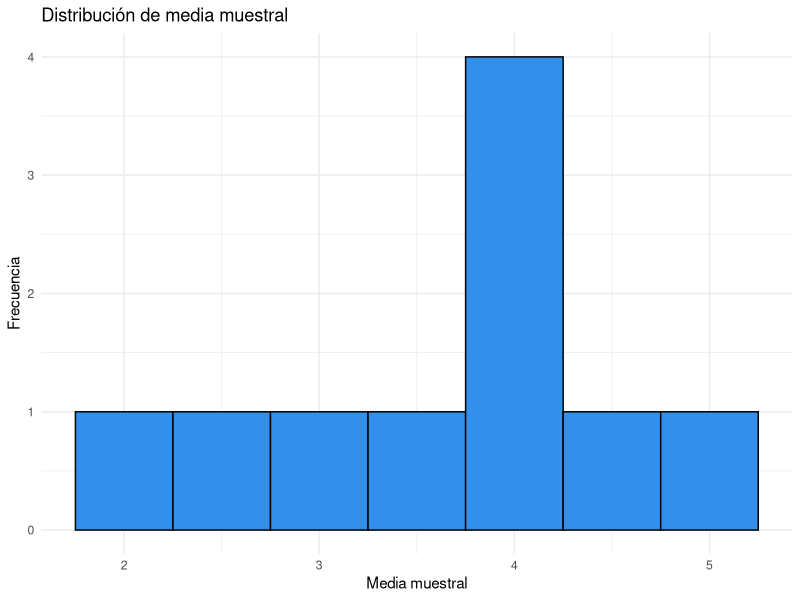
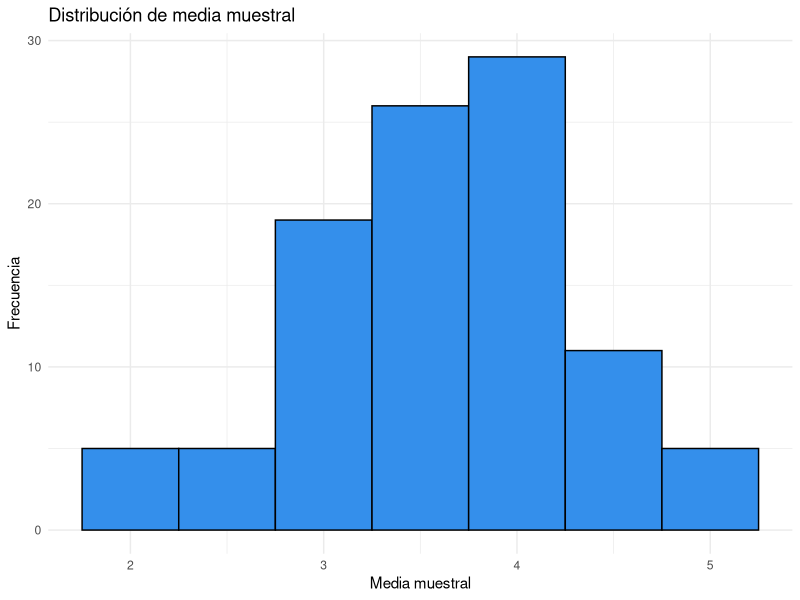
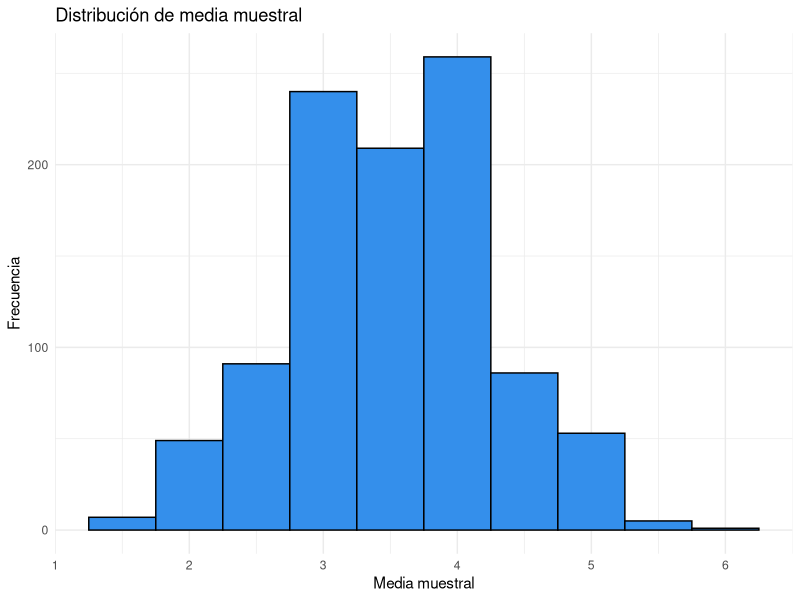
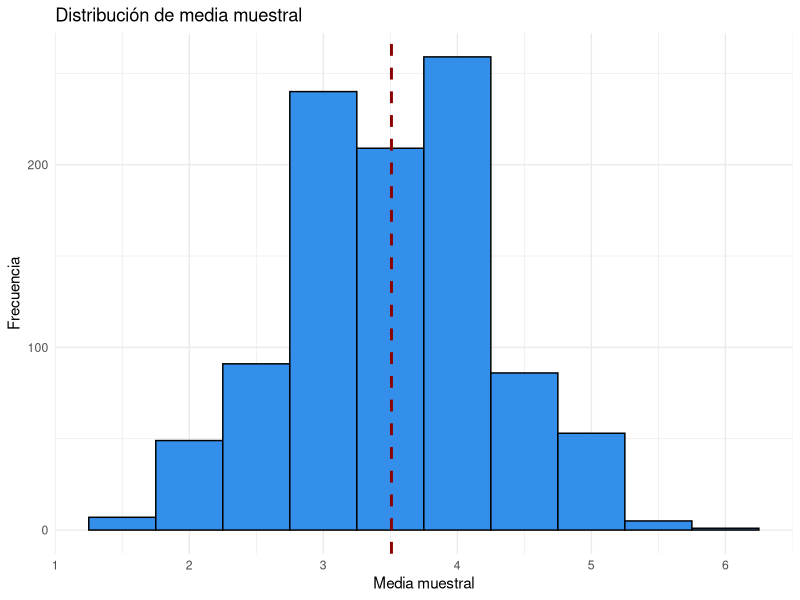
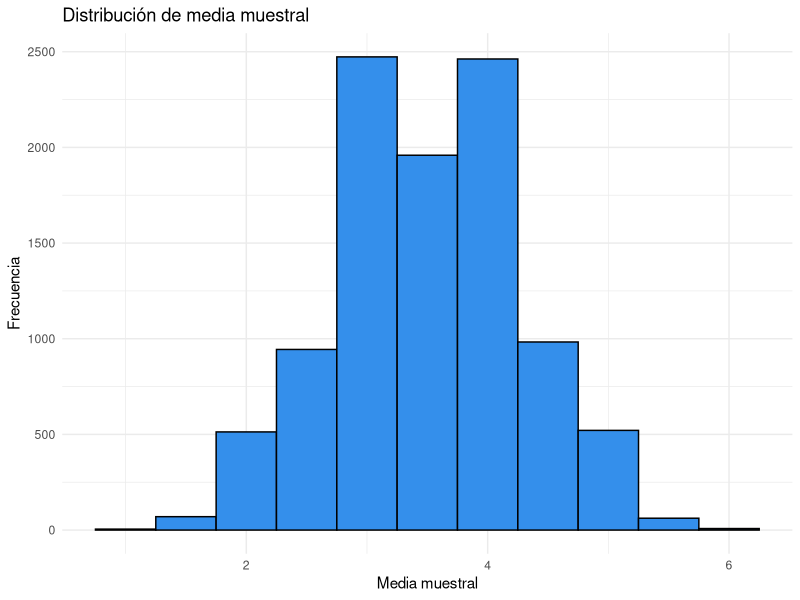
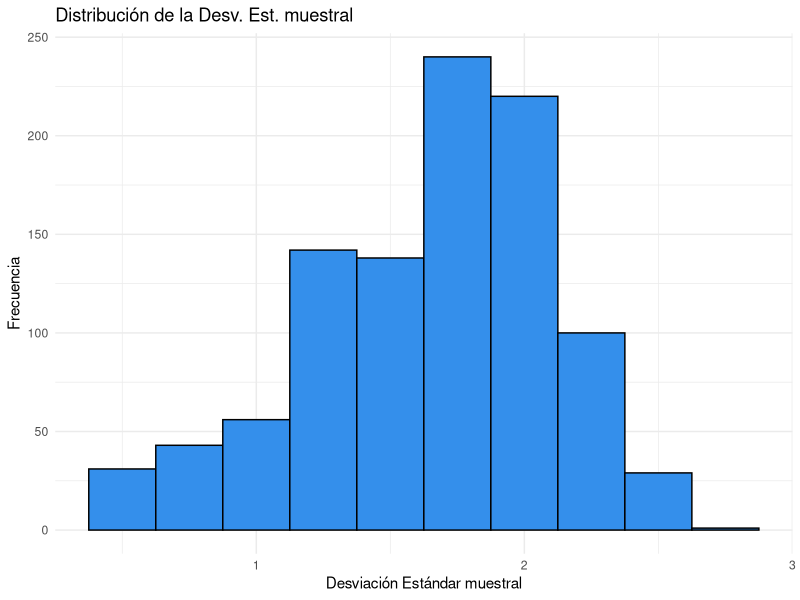
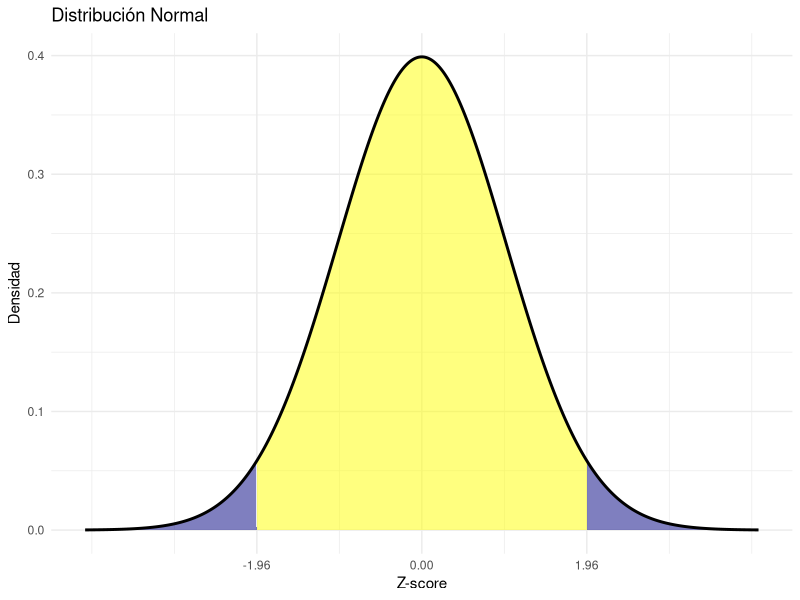
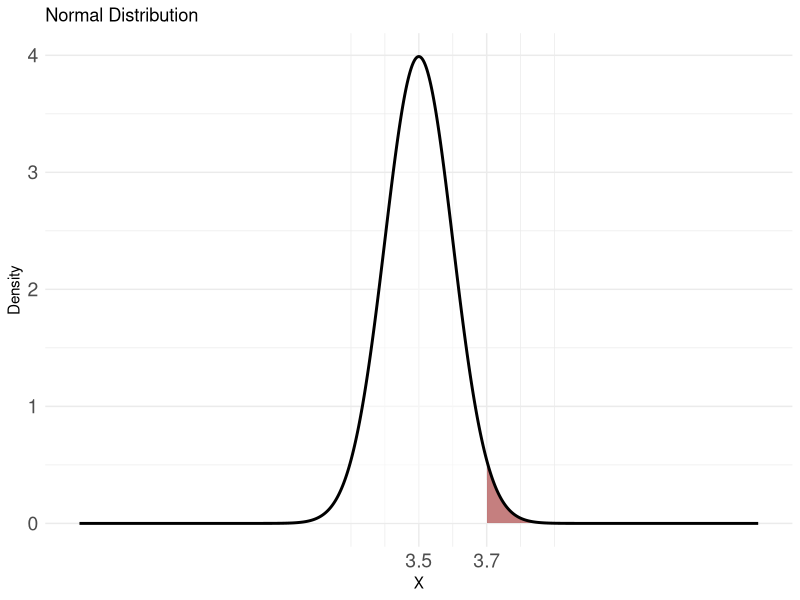

Generate these figures, in order, with R:
library(tidyverse)


dado <- c(1,2,3,4,5,6)

muestra_de_5 <- sample(dado, 5, replace=TRUE)

muestra_de_5

mean(muestra_de_5)


sample(dado, 5, replace = TRUE) %>% mean()


sample(dado, 5, replace = TRUE) %>% mean()

# Repetir 10 veces
# Tirarlo 5 veces
# Tomar la media
sample_means <- replicate(10, sample(dado, 5, replace = TRUE) %>% mean())
sample_means


# Convert to a data frame for ggplot2
df <- data.frame(sample_means = sample_means)

# Plot the histogram
ggplot(df, aes(x = sample_means)) +
  geom_histogram(binwidth = 0.5, fill = "#348feb", color = "black") +
  labs(title = "Distribución de media muestral", x = "Media muestral", y = "Frecuencia") +
  theme_minimal()


# 100 medias muestrales
sample_means <- replicate(100, sample(dado, 5, replace = TRUE) %>% mean())
sample_means

# Convert to a data frame for ggplot2
df <- data.frame(sample_means = sample_means)

# Plot the histogram
ggplot(df, aes(x = sample_means)) +
  geom_histogram(binwidth = 0.5, fill = "#348feb", color = "black") +
  labs(title = "Distribución de media muestral", x = "Media muestral", y = "Frecuencia") +
  theme_minimal()



# 1000 medias muestrales
sample_means <- replicate(1000, sample(dado, 5, replace = TRUE) %>% mean())
sample_means

# Calculate the mean of sample_means
mean_sample_means <- mean(sample_means)

# Convert to a data frame for ggplot2
df <- data.frame(sample_means = sample_means)

# Plot the histogram
ggplot(df, aes(x = sample_means)) +
  geom_histogram(binwidth = 0.5, fill = "#348feb", color = "black") +
  labs(title = "Distribución de media muestral", x = "Media muestral", y = "Frecuencia") +
  theme_minimal()

# Plot the histogram with the mean
ggplot(df, aes(x = sample_means)) +
  geom_histogram(binwidth = 0.5, fill = "#348feb", color = "black") +
  geom_vline(aes(xintercept = mean_sample_means), color = "darkred", linetype = "dashed", size = 1) +
  labs(title = "Distribución de media muestral", x = "Media muestral", y = "Frecuencia") +
  theme_minimal()


# 10000 medias muestrales
sample_means <- replicate(10000, sample(dado, 5, replace = TRUE) %>% mean())
sample_means
mean_sample_means <- mean(sample_means)

# Convert to a data frame for ggplot2
df <- data.frame(sample_means = sample_means)

# Plot the histogram
ggplot(df, aes(x = sample_means)) +
  geom_histogram(binwidth = 0.5, fill = "#348feb", color = "black") +
  labs(title = "Distribución de media muestral", x = "Media muestral", y = "Frecuencia") +
  theme_minimal()



# Qué pasa con la desviación estándar?
sample_sd <- replicate(1000, sample(dado, 5, replace = TRUE) %>% sd())
sample_sd

# Convert to a data frame for ggplot2
df <- data.frame(sample_sd = sample_sd)

# Plot the histogram
ggplot(df, aes(x = sample_sd)) +
  geom_histogram(binwidth = 0.25, fill = "#348feb", color = "black") +
  labs(title = "Distribución de la Desv. Est. muestral", x = "Desviación Estándar muestral", y = "Frecuencia") +
  theme_minimal()


#### normal

# Define the x-axis range and normal distribution
x <- seq(-4, 4, length = 1000)
y <- dnorm(x)

# Create a data frame
df <- data.frame(x = x, y = y)

# Plot the normal distribution with highlighted regions
ggplot(df, aes(x = x, y = y)) +
  geom_area(aes(x = ifelse(x >= -1.96 & x <= 1.96, x, NA)), fill = "yellow", alpha = 0.5) +
  geom_area(aes(x = ifelse(x < -1.96, x, NA)), fill = "navy", alpha = 0.5) +
  geom_area(aes(x = ifelse(x > 1.96, x, NA)), fill = "navy", alpha = 0.5) +
  geom_line(color = "black", size = 1) +
  scale_x_continuous(breaks = c(-1.96, 0, 1.96)) +
  labs(title = "Distribución Normal",
       x = "Z-score", y = "Densidad") +
  theme_minimal() +
  theme(legend.position = "none")



## Normal with a different value

x <- seq(2.5, 4.5, length = 1000)
mean_val <- 3.5
sd_val <- (3.7 - 3.5) / 2  # Standard deviation so that 3.7 is 2 SDs from the mean
y <- dnorm(x, mean = mean_val, sd = sd_val)

# Create a data frame
df <- data.frame(x = x, y = y)

# Plot the normal distribution with highlighted regions
ggplot(df, aes(x = x, y = y)) +
  geom_area(aes(x = ifelse(x <= 3.7, x, NA)), fill = "white", alpha = 0.5) +
  geom_area(aes(x = ifelse(x > 3.7, x, NA)), fill = "darkred", alpha = 0.5) +
  geom_line(color = "black", size = 1) +
  scale_x_continuous(breaks = c(3.5, 3.7)) +
  labs(title = "Normal Distribution",
       x = "X", y = "Density") +
  theme_minimal() +
  theme(
    legend.position = "none",
    axis.text = element_text(size = 14))  # Increase the size of x and y axis text


ggplot(df, aes(x = x, y = y)) +
  geom_area(aes(x = ifelse(x <= 3.7, x, NA)), fill = "white", alpha = 0.5) +
  geom_area(aes(x = ifelse(x > 3.7, x, NA)), fill = "darkred", alpha = 0.5) +
  geom_line(color = "black", size = 1) +
  scale_x_continuous(breaks = c(3.5, 3.7), limits = c(3.2, 3.8)) +
  labs(title = "Normal Distribution",
       x = "X", y = "Density") +
  theme_minimal() +
  theme(
    legend.position = "none",
    axis.text = element_text(size = 14)  # Increase the size of x and y axis text
  )
  